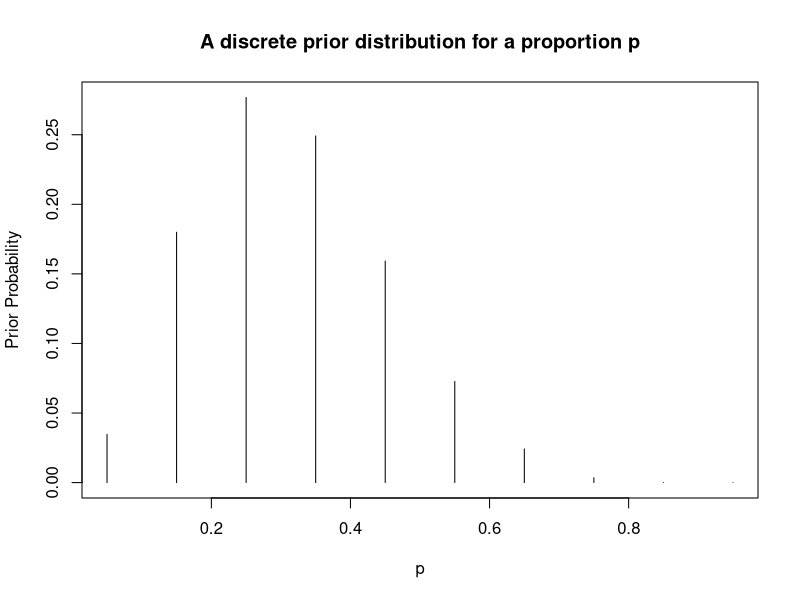
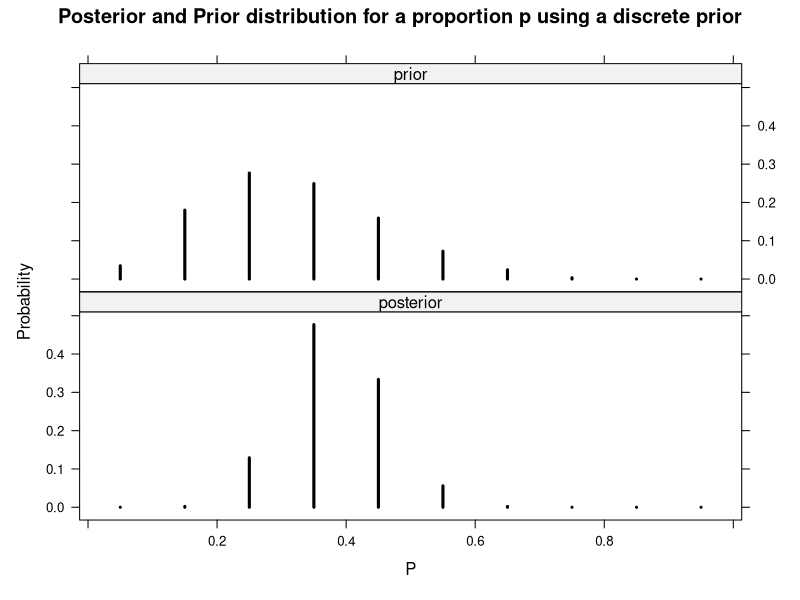
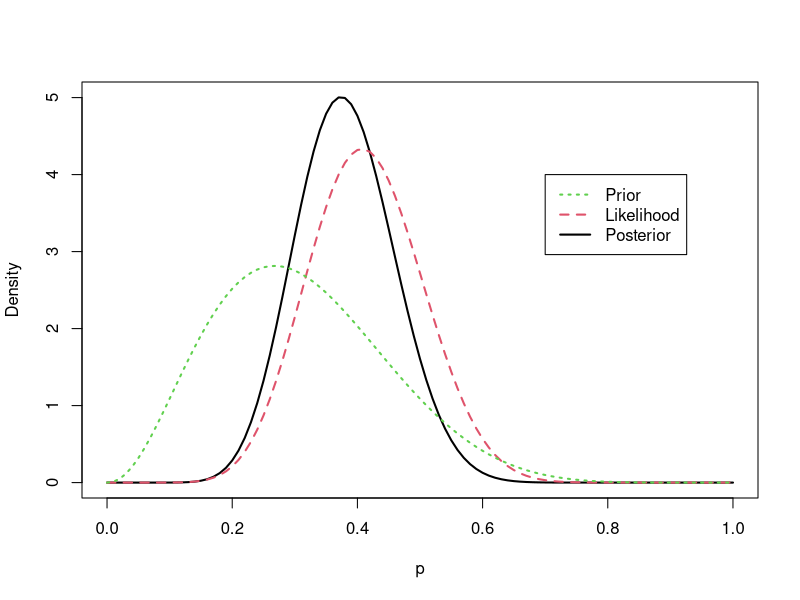
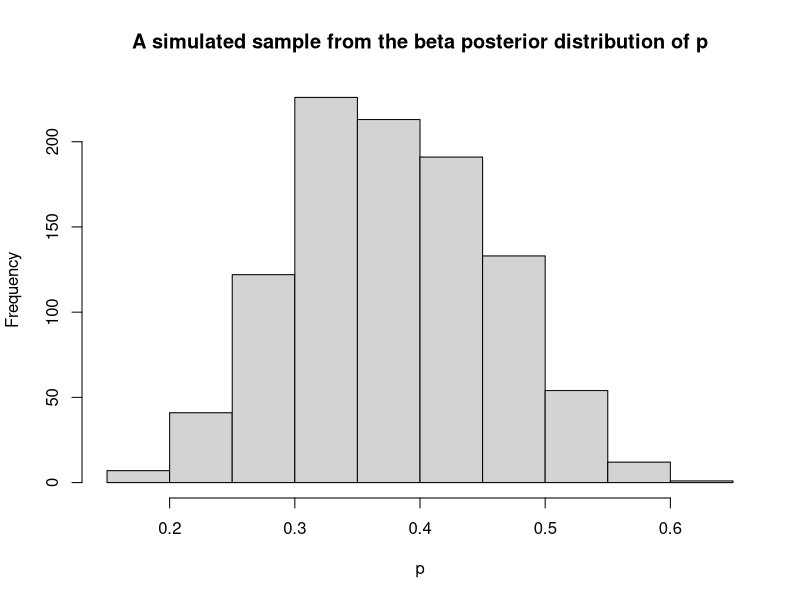
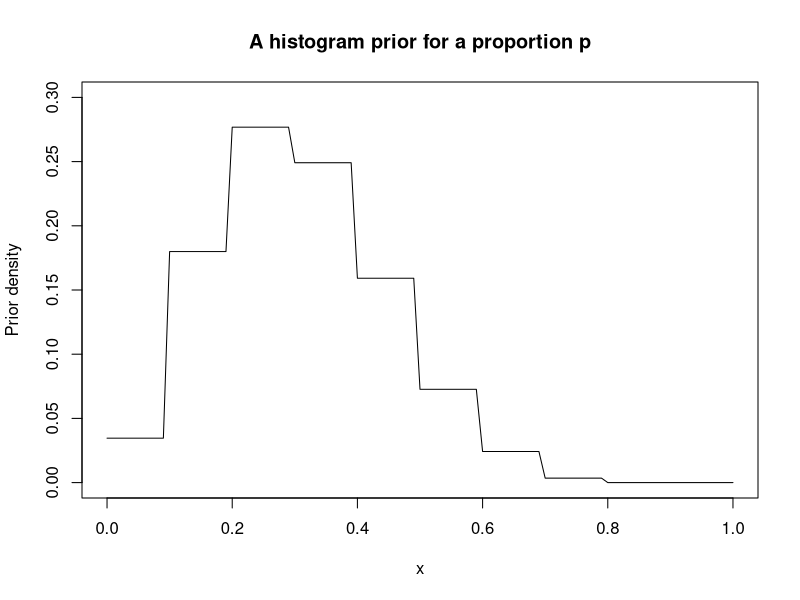
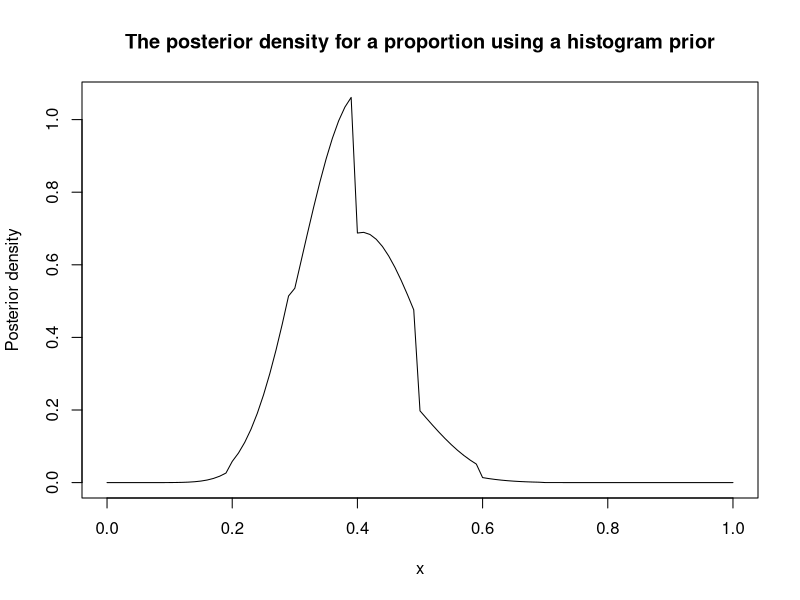
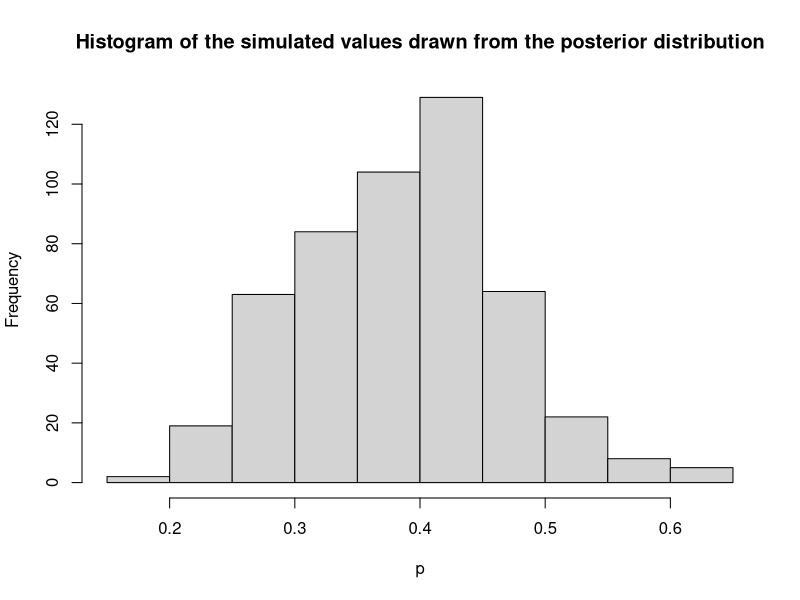
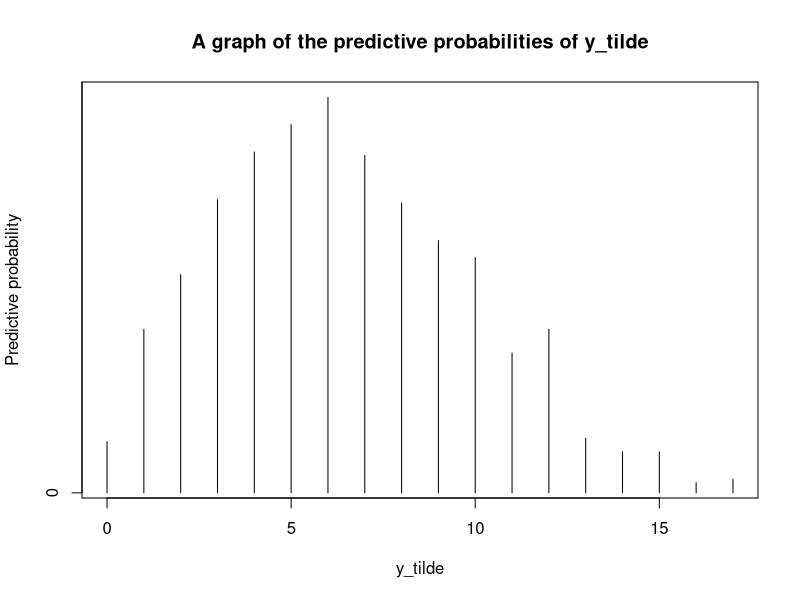

The R source for these figures, in order:
## ---- chunk 1
p <- seq(0.05, 0.95, by=0.1)
prior <- c(1, 5.2, 8, 7.2, 4.6, 2.1, 0.7, 0.1, 0, 0)
prior <- prior/sum(prior)  # normalizing
plot(p, prior, type="h", ylab="Prior Probability", main="A discrete prior distribution for a proportion p")
## ---- chunk 2
library(LearnBayes)  # for pdisc()
data <- c(11, 16)  # s=11, f=16
post <- pdisc(p, prior, data)
round(cbind(p, prior, post), 2)  # To display a table
## ---- chunk 3
library(lattice)
PRIOR <- data.frame("prior", p, prior)
POST <- data.frame("posterior", p, post)
names(PRIOR) <- c("Type", "P", "Probability")
names(POST) <- c("Type", "P", "Probability")
data <- rbind(PRIOR, POST)
xyplot(Probability~P|Type, data=data, layout=c(1,2), type="h", lwd=3, col="black", main="Posterior and Prior distribution for a proportion p using a discrete prior")
## ---- chunk 4
quantile1 <- list(p=0.5, x=0.3)  # the median
quantile2 <- list(p=0.9, x=0.5)  # the 90th percentile
beta.select(quantile1, quantile2)
## ---- chunk 5
# parameters for the prior
a <- 3.26  
b <- 7.19
# parameters for the likelihood
s <- 11  
f <- 16
curve(dbeta(x,a+s,b+f), from=0, to=1, xlab="p", ylab="Density", lty=1, col=1, lwd=2)  # The posterior
curve(dbeta(x,s+1,f+1), add=T, lty=2, col=2, lwd=2)  # The likelihood
curve(dbeta(x,a,b), add=T, lty=3, col=3, lwd=2)  # The prior
legend(0.7, 4, c("Prior", "Likelihood", "Posterior"), lty=c(3,2,1), col=c(3,2,1), lwd=c(2,2,2))
## ---- chunk 6
1-pbeta(0.5, a+s, b+f)
## ---- chunk 7
round(qbeta(c(0.05, 0.95), a+s, b+f),3)
## ---- chunk 8
ps <- rbeta(1000, a+s, b+f)  # simulated sample with 1000 values
hist(ps, xlab="p", main="A simulated sample from the beta posterior distribution of p")
## ---- chunk 9
sum(ps >= 0.5)/1000  # dividing it by the total number of samples to obtain the probability
## ---- chunk 10
quantile(ps, c(0.05, 0.95))
## ---- chunk 11
midpt <- seq(0.05, 0.95, by=0.1)  # the midpoints of the intervals
prior <- c(1, 5.2, 8, 7.2, 4.6, 2.1, 0.7, 0.1, 0, 0)  # the prior weights
prior <- prior/sum(prior)  # normalizing to obtain the probabilities
curve(histprior(x, midpt, prior), from=0, to=1, ylab="Prior density", ylim=c(0,0.3), main="A histogram prior for a proportion p")
## ---- chunk 12
curve(histprior(x, midpt, prior)*dbeta(x, s+1, f+1),  # computing the product to obtain the posterior
      from=0, to=1, ylab="Posterior density", main="The posterior density for a proportion using a histogram prior")
## ---- chunk 13
p <- seq(0, 1, length=500)  # equally spaced grid of values of the proportion
post <- histprior(p, midpt, prior)*dbeta(p, s+1, f+1)  # computing the product to obtain the posterior
post <- post/sum(post)  # normalizing the grid to obtain the probabilities
## ---- chunk 14
ps <- sample(p, replace=T, prob=post)
## ---- chunk 15
hist(ps, xlab="p", main="Histogram of the simulated values drawn from the posterior distribution")
## ---- chunk 16
library(LearnBayes)  # for pdiscp()
p <- seq(0.05, 0.95, by=0.1)  # a vector of proportion values
prior <- c(1, 5.2, 8, 7.2, 4.6, 2.1, 0.7, 0.1, 0, 0)  # a vector of current weights
prior <- prior/sum(prior)  # normalizing to obtain probabilities
m <- 20  # future sample size
y_tildes <- 0:20  # a vector of numbers of successes of interest
pred <- pdiscp(p, prior, m, y_tildes)
round(cbind(0:20,pred), 3)
## ---- chunk 17
ab <- c(3.26, 7.19)  # vector of beta parameters a and b
m <- 20  # future sample size
y_tildes <- 0:20  # vector of numbers of successess y_tilde
pred <- pbetap(ab, m, y_tildes)
pred
## ---- chunk 18
p <- rbeta(1000, 3.26, 7.19)
## ---- chunk 19
y_tilde <- rbinom(1000, 20, p)
## ---- chunk 20
table(y_tilde)
## ---- chunk 21
sum(y_tilde == 17); sum(y_tilde == 18); sum(y_tilde == 19); sum(y_tilde == 20)
## ---- chunk 22
freq <- table(y_tilde)  # saving the frequencies of each number of y_tilde
y_tildes <- as.integer(names(freq))  # a vector of each number of y_tilde
predprob <- freq/sum(freq)  # normalizing the frequencies to obtain probabilities
plot(y_tildes, predprob, type="h", xlab="y_tilde", ylab="Predictive probability", main="A graph of the predictive probabilities of y_tilde")
## ---- chunk 23
dist <- cbind(y_tildes, predprob)
dist
## ---- chunk 24
covprob <- 0.9  # since we wish to get an interval that covers at least 90% of the probability
discint(dist, covprob)
